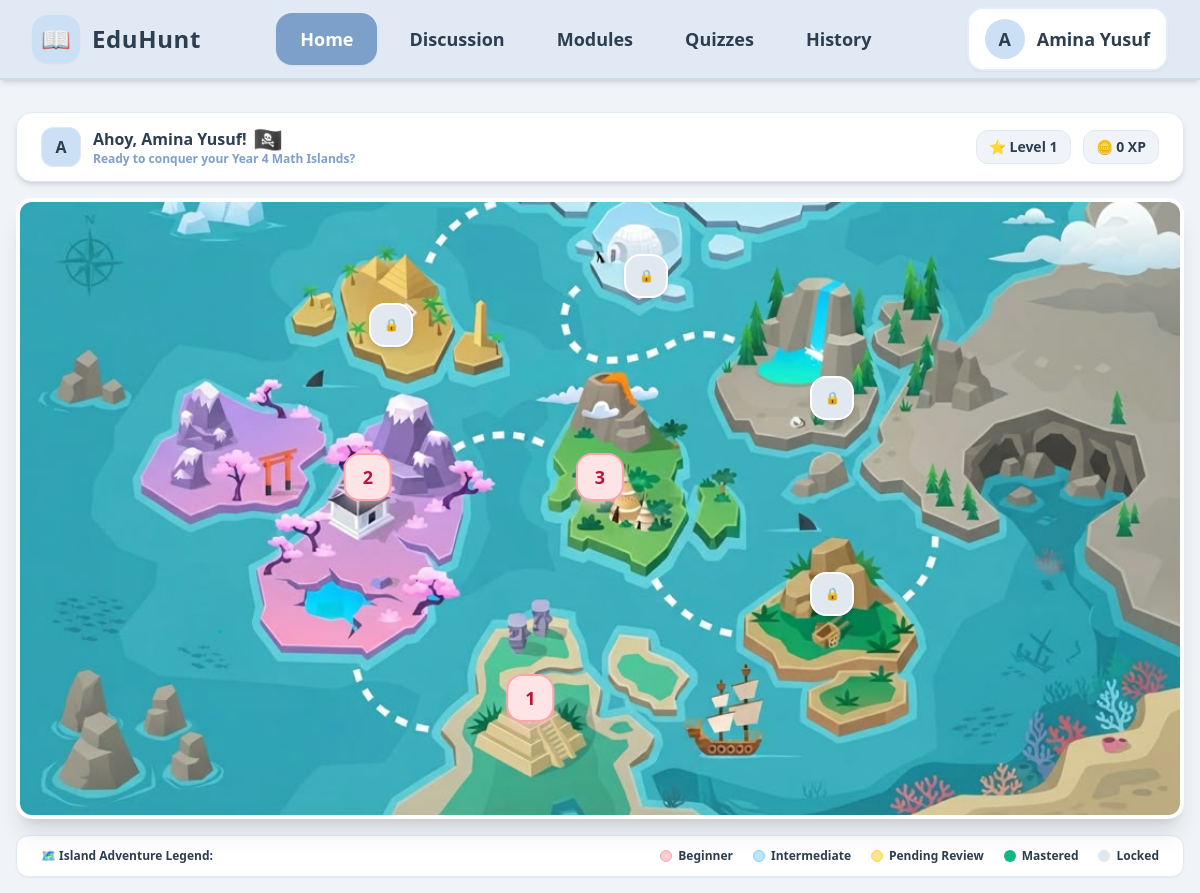
Page /student/index.php on the committed database.
### tables this page shows
CREATE TABLE students (
        id INTEGER PRIMARY KEY AUTOINCREMENT, 
        classroom_id INTEGER, 
        name TEXT NOT NULL, 
        status TEXT NOT NULL, 
        score INTEGER DEFAULT 0, 
        role TEXT DEFAULT 'student', 
        FOREIGN KEY(classroom_id) REFERENCES classrooms(id) ON DELETE SET NULL
    );

### student/index.php (the view, shortened to what this page needs)
<?php
require_once __DIR__ . '/../config/db.php';
$student_id = $_SESSION['student_id'] ?? 1;
$stmt_student = $pdo->prepare("
    SELECT s.name, s.score AS xp, c.name AS classroom_name
    FROM students s
    LEFT JOIN classrooms c ON s.classroom_id = c.id
    WHERE s.id = ?
");
$stmt_student->execute([$student_id]);
$student = $stmt_student->fetch(PDO::FETCH_ASSOC);
if (!$student) {
    $student = [
        'name' => 'Amina Yusuf',
        'xp' => 0,
        'level' => 1
    ];
} else {
    $student['level'] = max(1, (int) floor($student['xp'] / 100));
}
$island_config = [
    1 => ['name' => 'Ancient Pyramid', 'topic' => 'Arithmetic', 'x' => 44, 'y' => 84],
    2 => ['name' => 'Cherry Blossom Valley', 'topic' => 'Multiplication', 'x' => 30, 'y' => 48],
    3 => ['name' => 'Volcanic Jungle', 'topic' => 'Fractions', 'x' => 50, 'y' => 48],
    4 => ['name' => 'Hidden Cove', 'topic' => 'Geometry', 'x' => 70, 'y' => 64],
    5 => ['name' => 'Waterfall Cliffs', 'topic' => 'Measurement', 'x' => 70, 'y' => 32],
    6 => ['name' => 'Frozen Igloo', 'topic' => 'Data Handling', 'x' => 54, 'y' => 12],
    7 => ['name' => 'Desert Treasure', 'topic' => 'Word Problems', 'x' => 32, 'y' => 20],
];
$stmt_progress = $pdo->prepare("
    SELECT island_id, status
    FROM student_progress
    WHERE student_id = ?
");
$stmt_progress->execute([$student_id]);
$progress_records = $stmt_progress->fetchAll(PDO::FETCH_KEY_PAIR);
$islands = [];
foreach ($island_config as $id => $config) {
    $db_status = $progress_records[$id] ?? 'locked';
    $ui_status = match (strtolower($db_status)) {
        'completed', 'mastered' => 'mastered',
        'intermediate' => 'intermediate',
        'pending' => 'pending',
        'in progress', 'beginner' => 'beginner',
        default => 'locked',
    };
    $islands[$id] = [
        'name' => $config['name'],
        'topic' => $config['topic'],
        'x' => $config['x'],
        'y' => $config['y'],
        'status' => $ui_status
    ];
}
?>
<!DOCTYPE html>
<html lang="en">
<head>
    <script src="https://cdn.tailwindcss.com"></script>
    <link href="https://cdn.jsdelivr.net/npm/flowbite@2.5.1/dist/flowbite.min.css" rel="stylesheet" />
</head>
<body class="bg-pastel-bg text-pastel-text min-h-screen flex flex-col items-center justify-center p-4 pt-28">
    <nav
        class="bg-pastel-nav fixed w-full h-20 z-50 top-0 start-0 border-b-2 border-pastel-primary/20 shadow-md flex items-center">
        <div class="w-full max-w-[85rem] mx-auto px-8 flex items-center justify-between">
            <a href="index.php" class="flex items-center gap-3 flex-shrink-0">
                <div class="bg-pastel-badge w-12 h-12 rounded-2xl flex items-center justify-center shadow-sm">
                    <span class="text-2xl">📖</span>
                </div>
                <span class="text-2xl font-black tracking-wide text-pastel-text hidden lg:block">
                    EduHunt
                </span>
            </a>
            <div class="hidden md:flex items-center justify-center flex-1 mx-6">
                <ul class="flex items-center gap-3 text-lg font-bold">
                    <li>
                        <a href="index.php"
                            class="flex items-center px-6 py-3 rounded-2xl bg-pastel-primary text-white shadow-sm transition-all duration-200 hover:bg-pastel-hover hover:-translate-y-0.5">
                            <span>Home</span>
                        </a>
                    </li>
                    <li>
                        <a href="/Quality-Education/src/student/discussion.php"
                            class="flex items-center px-5 py-3 rounded-2xl text-pastel-text hover:bg-pastel-card hover:text-pastel-primary hover:shadow-sm transition-all duration-200">
                            <span>Discussion</span>
                        </a>
                    </li>
                    <li>
                        <a href="/Quality-Education/src/student/module.php"
                            class="flex items-center px-5 py-3 rounded-2xl text-pastel-text hover:bg-pastel-card hover:text-pastel-primary hover:shadow-sm transition-all duration-200">
                            <span>Modules</span>
                        </a>
                    </li>
                    <li>
                        <a href="/Quality-Education/src/student/quiz.php"
                            class="flex items-center px-5 py-3 rounded-2xl text-pastel-text hover:bg-pastel-card hover:text-pastel-primary hover:shadow-sm transition-all duration-200">
                            <span>Quizzes</span>
                        </a>
                    </li>
                    <li>
                        <a href="/Quality-Education/src/student/history.php"
                            class="flex items-center px-5 py-3 rounded-2xl text-pastel-text hover:bg-pastel-card hover:text-pastel-primary hover:shadow-sm transition-all duration-200">
                            <span>History</span>
                        </a>
                    </li>
                </ul>
            </div>
            <div class="flex items-center flex-shrink-0">
                <div
                    class="flex items-center gap-3 py-2.5 px-4 bg-pastel-card border-2 border-pastel-primary/20 rounded-2xl shadow-sm">
                    <div
                        class="w-10 h-10 rounded-full bg-pastel-badge flex items-center justify-center font-black text-pastel-text text-lg">
                        <?= strtoupper(substr($student['name'], 0, 1)) ?>
                    </div>
                    <span class="text-lg font-bold text-pastel-text hidden sm:block">
                        <?= htmlspecialchars($student['name']) ?>
                    </span>
                </div>
            </div>
        </div>
    </nav>
    <div
        class="w-full max-w-[85rem] flex justify-between items-center mb-4 bg-pastel-card border border-pastel-nav px-6 py-3.5 rounded-2xl shadow-md">
        <div class="flex items-center space-x-3">
            <div
                class="w-10 h-10 rounded-xl bg-pastel-badge border border-pastel-nav flex items-center justify-center font-black text-pastel-text text-base">
                <?= strtoupper(substr($student['name'], 0, 1)) ?>
            </div>
            <div>
                <h1 class="text-base font-black text-pastel-text flex items-center gap-1.5">
                    Ahoy, <?= htmlspecialchars($student['name']) ?>! <span class="text-2xl leading-none">🏴‍☠️</span>
                </h1>
                <p class="text-xs font-semibold text-pastel-primary">Ready to conquer your Year 4 Math Islands?</p>
            </div>
        </div>
        <div class="flex items-center space-x-3 text-sm font-bold">
            <div
                class="bg-pastel-bg text-pastel-text px-3 py-1.5 rounded-xl border border-pastel-nav flex items-center gap-1.5">
                ⭐ Level <?= $student['level'] ?>
            </div>
            <div
                class="bg-pastel-bg text-pastel-text px-3 py-1.5 rounded-xl border border-pastel-nav flex items-center gap-1.5">
                🪙 <?= $student['xp'] ?> XP
            </div>
        </div>
    </div>
    <div
        class="relative w-full max-w-[85rem] aspect-[16/8.5] rounded-2xl overflow-hidden border-4 border-pastel-card shadow-xl bg-pastel-bg">
        <img src="/Quality-Education/src/student/map.jpeg" alt="EduHunt Map"
            class="absolute inset-0 w-full h-full object-cover select-none z-0">
        <?php foreach ($islands as $id => $island):
            $status = $island['status'];
            $pinColor = "bg-slate-200 border-white text-slate-400 cursor-not-allowed shadow-md";
            $pulse = "";
            if ($status === 'beginner') {
                $pinColor = "bg-rose-100 border-rose-300 text-rose-700 hover:bg-rose-200 cursor-pointer hover:scale-110 shadow-rose-200/50 shadow-lg";
                $pulse = "animate-bounce";
            } elseif ($status === 'intermediate') {
                $pinColor = "bg-sky-100 border-sky-300 text-sky-700 hover:bg-sky-200 cursor-pointer hover:scale-110 shadow-sky-200/50 shadow-lg";
                $pulse = "animate-pulse";
                $statusLabel = "Intermediate 🌿";
            } elseif ($status === 'pending') {
                $pinColor = "bg-amber-100 border-amber-300 text-amber-700 hover:bg-amber-200 cursor-pointer hover:scale-110 shadow-amber-200/50 shadow-lg";
                $pulse = "animate-bounce";
                $statusLabel = "Waiting for Teacher! ⏳";
            } elseif ($status === 'mastered') {
                $pinColor = "bg-emerald-500 border-white text-white hover:bg-emerald-400 cursor-pointer hover:scale-110 shadow-emerald-500/50 shadow-lg";
                $statusLabel = "Mastered! ✨";
            }
            ?>
            <div class="absolute transform -translate-x-1/2 -translate-y-1/2 z-30 <?= $pulse ?>"
                style="left: <?= $island['x'] ?>%; top: <?= $island['y'] ?>%;">
                <?php if ($status !== 'locked'): ?>
                    <a href="history.php?island_id=<?= $id ?>" class="flex flex-col items-center group">
                        <div
                            class="w-12 h-12 rounded-2xl border-2 flex items-center justify-center font-black text-lg transition-all duration-200 <?= $pinColor ?>">
                            <?php if ($status === 'mastered'): ?>
                                ✓
                            <?php elseif ($status === 'pending'): ?>
                                👩‍🏫
                            <?php else: ?>
                                <?= $id ?>
                            <?php endif; ?>
                        </div>
                    </a>
                <?php else: ?>
                    <div class="flex flex-col items-center group cursor-not-allowed">
                        <div
                            class="w-11 h-11 rounded-2xl border-2 flex items-center justify-center font-bold text-xs <?= $pinColor ?>">
                            🔒
                        </div>
                    </div>
                <?php endif; ?>
            </div>
        <?php endforeach; ?>
    </div>
    <div
        class="mt-4 w-full max-w-[85rem] flex flex-col sm:flex-row justify-between items-center bg-pastel-card border border-pastel-nav px-6 py-3 rounded-xl shadow-sm text-xs font-semibold text-pastel-text gap-3">
        <div class="text-pastel-text font-bold">🗺️ Island Adventure Legend:</div>
        <div class="flex items-center space-x-5">
            <div class="flex items-center gap-1.5"><span
                    class="w-3 h-3 rounded-full bg-rose-200 border border-rose-300"></span> Beginner</div>
            <div class="flex items-center gap-1.5"><span
                    class="w-3 h-3 rounded-full bg-sky-200 border border-sky-300"></span> Intermediate</div>
            <div class="flex items-center gap-1.5"><span
                    class="w-3 h-3 rounded-full bg-amber-200 border border-amber-300"></span> Pending Review</div>
            <div class="flex items-center gap-1.5"><span class="w-3 h-3 rounded-full bg-emerald-500"></span> Mastered
            </div>
            <div class="flex items-center gap-1.5"><span class="w-3 h-3 rounded-full bg-slate-200"></span> Locked</div>
        </div>
    </div>
</body>
</html>

### rows in the picture
students: name "A", name "Amina Yusuf", score "0"

### other values in the picture
$student['level'] "1"
$id "1"
$id "2"
$id "3"
